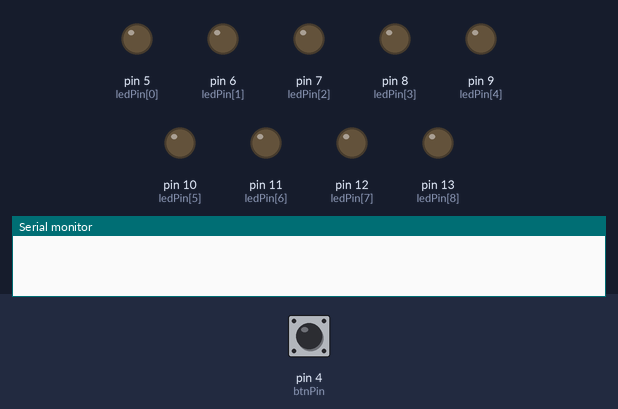
A sketch run on a simulated Arduino Uno, built with avr-gcc and run on an emulated ATmega328P. Shown: output pins drawn as LEDs (lit = HIGH), the last lines printed to the serial monitor. Inputs (shaded band) come from the test bench; at power-on: pin 4 (btnPin) LOW.

Above: at 1.8 s.
1.9 s: pin 4 (btnPin) pulled HIGH for 0.6 s
At 2.3 s:
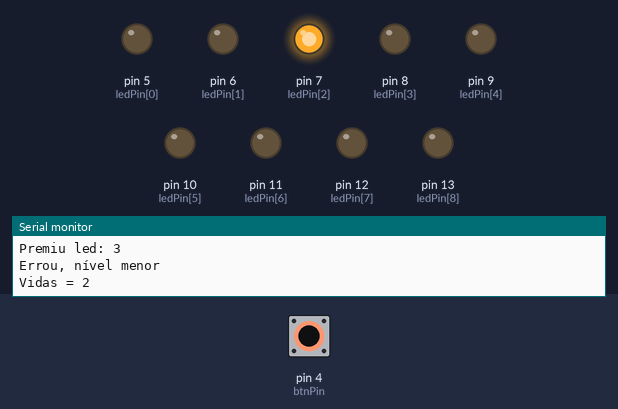
5.5 s: pin 4 (btnPin) pulled HIGH for 1 s
At 6.1 s:
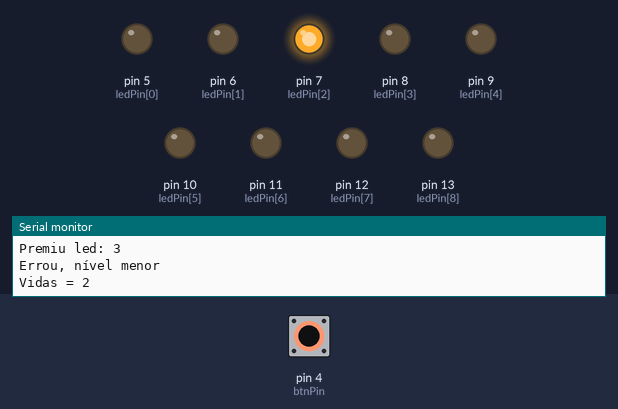
9.5 s: pin 4 (btnPin) driven HIGH
At 26.0 s:
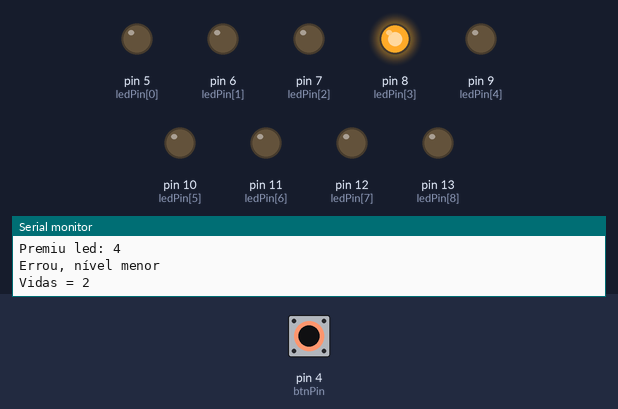
Timing chart, 0 to 30.7 s (numbered marks = the images above; inputs shaded):
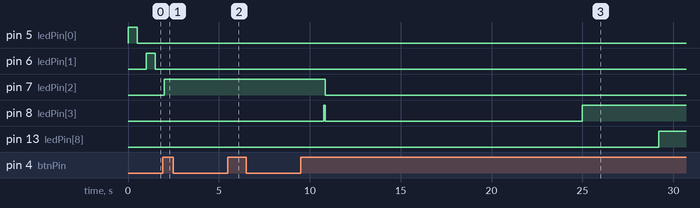

The sketch:

Projeto2abr_codigo_pt1.ino
```cpp
const int ledPin[] = { 5, 6, 7, 8, 9, 10, 11, 12, 13 };

#define btnPin 4

int i, botao, pinAtual;

int wait = 500;
int vidas = 3;

void setup() {
  for (i = 0; i < 9; i++) {
    pinMode(ledPin[i], OUTPUT);
  }
  pinMode(btnPin, INPUT);
}

void loop() {
  // put your main code here, to run repeatedly:
  Serial.begin(9600);

    for (i = 0; i < 8; i++) {
      digitalWrite(ledPin[i], HIGH);
      pinAtual = i;
      //Serial.println(pinAtual);
      btnPress();
      delay(wait);
      digitalWrite(ledPin[i], LOW);
      btnPress();
      delay(wait);
    }


    for (i = 8; i > 0; i--) {
      digitalWrite(ledPin[i], HIGH);
      pinAtual = i;
      //Serial.println(pinAtual);
      btnPress();
      delay(wait);
      digitalWrite(ledPin[i], LOW);
      btnPress();
      delay(wait);
    }


}

void btnPress() {
  botao = digitalRead(btnPin);
  if (botao == 1) {
    //wait -= 50;
    //desligarPin();
    digitalWrite(ledPin[pinAtual], HIGH);
    Serial.print("Premiu led: ");
    Serial.println(pinAtual + 1);
    delay(100);
    digitalWrite(ledPin[pinAtual], HIGH);
    if (vidasTest() == 0)
      {
        Serial.println("Fim do jogo");
        desligarPin();
        vidas = 3;
        delay(10000);
        Serial.println("Novo jogo, vidas 3");
      }
    wait /= 1.5;
    delay(4000);

  }
}

void desligarPin()
{
  for(i=0; i<9; i++) digitalWrite(ledPin[i], LOW);
}

int vidasTest()
{
  if ((pinAtual + 1) == 5)
  {
    Serial.println("Acertou, nível seguinte");
    vidas += 1;
    Serial.print("Vidas = ");
    Serial.println(vidas);

  }
  else {
    Serial.println("Errou, nível menor");
    vidas -= 1;
    Serial.print("Vidas = ");
    Serial.println(vidas);

  }
  return vidas;
}
```

Measured:
- after the input at 1.9 s, pin 7 (ledPin[2]): goes on until 2.0 s, then stays HIGH; pin 8 (ledPin[3]): stays LOW (without the input it goes to HIGH after 1.1 s); pin 9 (ledPin[4]): stays LOW (without the input it goes to HIGH after 2.1 s); pin 10 (ledPin[5]): stays LOW (without the input it goes to HIGH after 3.1 s)
- after the input at 5.5 s, pin 7 (ledPin[2]): stays HIGH (without the input it goes to LOW after 0.93 s); pin 8 (ledPin[3]): stays LOW (without the input it goes to HIGH after 1.3 s)
- after the input at 9.5 s, pin 5 (ledPin[0]), pin 6 (ledPin[1]), pin 9 (ledPin[4]), pin 10 (ledPin[5]), pin 11 (ledPin[6]), pin 12 (ledPin[7]): stops changing and stays LOW
